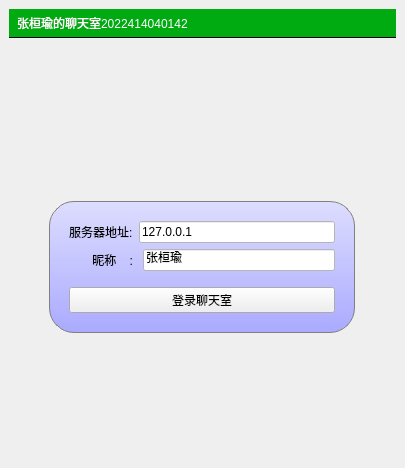
<?xml version="1.0" encoding="UTF-8"?>
<ui version="4.0">
 <class>MainWindow</class>
 <widget class="QMainWindow" name="MainWindow">
  <property name="geometry">
   <rect>
    <x>0</x>
    <y>0</y>
    <width>405</width>
    <height>468</height>
   </rect>
  </property>
  <property name="windowTitle">
   <string>客户端</string>
  </property>
  <widget class="QWidget" name="centralwidget">
   <layout class="QVBoxLayout" name="verticalLayout">
    <item>
     <widget class="QLabel" name="titleLabel">
      <property name="styleSheet">
       <string notr="true">#titleLabel{
background: white;
border: none;
border-bottom: 1px solid black;
padding: 5px;
font: 18pt&quot;黑体&quot;;
color: rgb(255,255,255);
background-color:rgba(0,170,17,255);
}
#mainFrame {
border: none;
background: white;}
#loginFrame {
background: qlineargradient(x1: 0, y1: 0, x2: 0, y2: 1,stop: 0 #ddf, stop: 1 #aaf);
border: 1px solid gray;
padding: 10px;
border-radius: 25px;}</string>
      </property>
      <property name="text">
       <string>张桓瑜的聊天室2022414040142</string>
      </property>
     </widget>
    </item>
    <item>
     <widget class="QStackedWidget" name="stackedWidget">
      <property name="currentIndex">
       <number>0</number>
      </property>
      <widget class="QWidget" name="loginPage">
       <layout class="QGridLayout" name="gridLayout">
        <item row="1" column="0">
         <spacer name="horizontalSpacer">
          <property name="sizeHint" stdset="0">
           <size>
            <width>31</width>
            <height>20</height>
           </size>
          </property>
         </spacer>
        </item>
        <item row="1" column="1" colspan="2">
         <widget class="QFrame" name="loginFrame">
          <property name="styleSheet">
           <string notr="true">#titleLabel{
background: white;
color: rgb(255,255,255);
font-size: 20px;
border: none;
border-bottom: 1px sold black;
padding: 5px;}
#mainFrame {
border: none;
background: white;}
#loginFrame {
background: qlineargradient(x1: 0, y1: 0, x2: 0, y2: 1,stop: 0 #ddf, stop: 1 #aaf);
border: 1px solid gray;
padding: 10px;
border-radius: 25px}</string>
          </property>
          <property name="frameShape">
           <enum>QFrame::NoFrame</enum>
          </property>
          <layout class="QVBoxLayout" name="verticalLayout_3">
           <item>
            <layout class="QVBoxLayout" name="verticalLayout_2">
             <item>
              <layout class="QHBoxLayout" name="horizontalLayout">
               <item>
                <widget class="QLabel" name="label_2">
                 <property name="styleSheet">
                  <string notr="true">#label_2{
color:black;
}</string>
                 </property>
                 <property name="text">
                  <string>服务器地址:</string>
                 </property>
                </widget>
               </item>
               <item>
                <widget class="QLineEdit" name="serverEdit">
                 <property name="styleSheet">
                  <string notr="true">#serverEdit{
background:white;
color:black;
}
</string>
                 </property>
                 <property name="text">
                  <string>127.0.0.1</string>
                 </property>
                </widget>
               </item>
              </layout>
             </item>
             <item>
              <layout class="QHBoxLayout" name="horizontalLayout_2">
               <item>
                <widget class="QLabel" name="label">
                 <property name="styleSheet">
                  <string notr="true">#label_3{
color:black;
}</string>
                 </property>
                 <property name="text">
                  <string>       昵称    : </string>
                 </property>
                </widget>
               </item>
               <item>
                <widget class="QLineEdit" name="userNameEdit">
                 <property name="styleSheet">
                  <string notr="true">#userNameEdit{
background:white;
color:black;
}</string>
                 </property>
                 <property name="text">
                  <string>张桓瑜</string>
                 </property>
                </widget>
               </item>
              </layout>
             </item>
            </layout>
           </item>
           <item>
            <spacer name="verticalSpacer">
             <property name="sizeType">
              <enum>QSizePolicy::Fixed</enum>
             </property>
             <property name="sizeHint" stdset="0">
              <size>
               <width>20</width>
               <height>10</height>
              </size>
             </property>
            </spacer>
           </item>
           <item>
            <widget class="QPushButton" name="loginButton">
             <property name="text">
              <string>登录聊天室</string>
             </property>
            </widget>
           </item>
          </layout>
         </widget>
        </item>
        <item row="1" column="3">
         <spacer name="horizontalSpacer_2">
          <property name="sizeHint" stdset="0">
           <size>
            <width>32</width>
            <height>20</height>
           </size>
          </property>
         </spacer>
        </item>
        <item row="2" column="2">
         <spacer name="verticalSpacer_3">
          <property name="sizeHint" stdset="0">
           <size>
            <width>20</width>
            <height>83</height>
           </size>
          </property>
         </spacer>
        </item>
        <item row="0" column="1">
         <spacer name="verticalSpacer_2">
          <property name="sizeHint" stdset="0">
           <size>
            <width>20</width>
            <height>148</height>
           </size>
          </property>
         </spacer>
        </item>
       </layout>
      </widget>
      <widget class="QWidget" name="chatPage">
       <layout class="QVBoxLayout" name="verticalLayout_4">
        <item>
         <layout class="QHBoxLayout" name="horizontalLayout_3">
          <item>
           <widget class="QTextEdit" name="roomTextEdit">
            <property name="maximumSize">
             <size>
              <width>16777215</width>
              <height>16777215</height>
             </size>
            </property>
           </widget>
          </item>
          <item>
           <widget class="QListWidget" name="userListWidget">
            <property name="maximumSize">
             <size>
              <width>120</width>
              <height>16777215</height>
             </size>
            </property>
           </widget>
          </item>
         </layout>
        </item>
        <item>
         <layout class="QHBoxLayout" name="horizontalLayout_4">
          <item>
           <widget class="QLineEdit" name="sayLineEdit"/>
          </item>
          <item>
           <widget class="QPushButton" name="sayButton">
            <property name="text">
             <string>发送</string>
            </property>
           </widget>
          </item>
          <item>
           <widget class="QPushButton" name="loginoutButton">
            <property name="text">
             <string>退出</string>
            </property>
           </widget>
          </item>
         </layout>
        </item>
       </layout>
      </widget>
     </widget>
    </item>
   </layout>
  </widget>
 </widget>
 <resources/>
 <connections/>
</ui>
